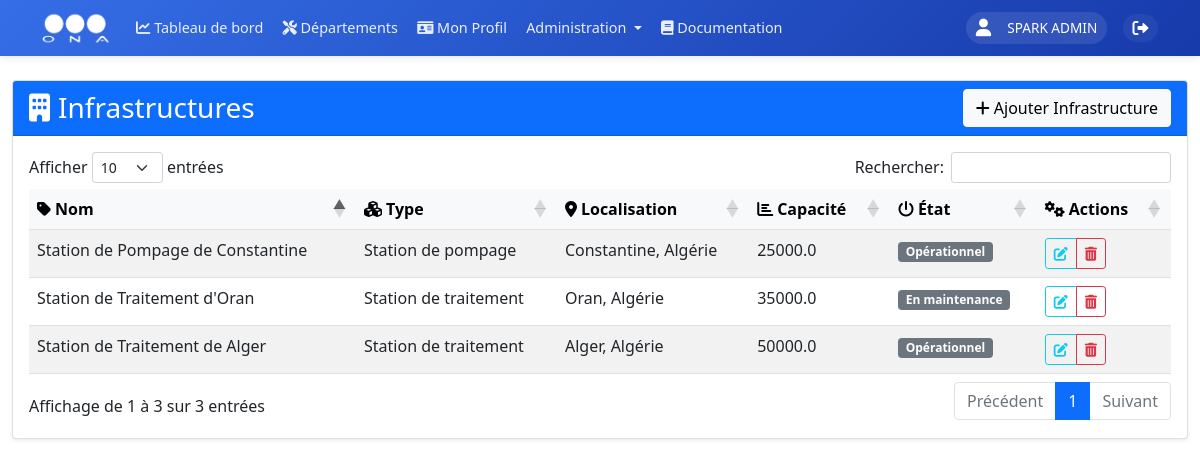
Before: /departements/infrastructures (signed in) with the older database file.
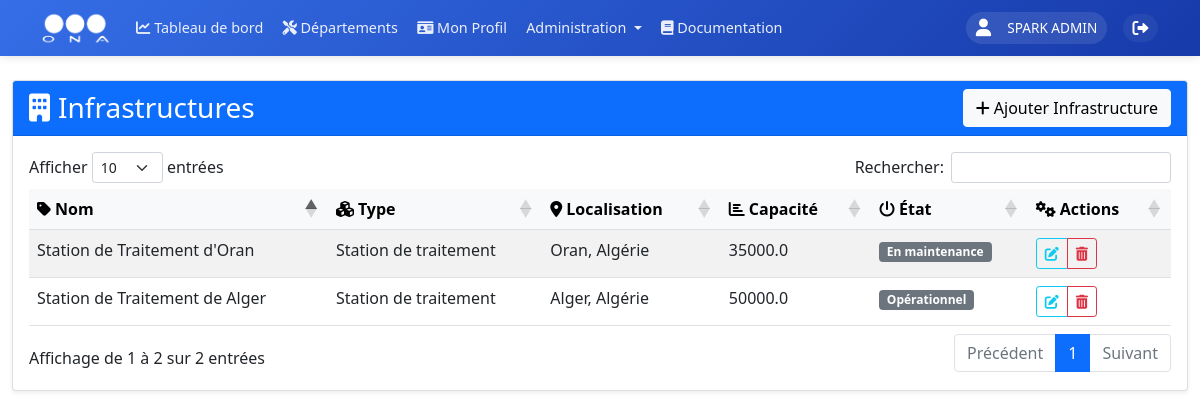
After: the same page with the newer database file.
### models.py (models this page shows, shortened)
class User(UserMixin, db.Model):
    __tablename__ = 'users'
    id = db.Column(db.Integer, primary_key=True)
    username = db.Column(db.String(80), unique=True, nullable=False, index=True)
    nickname = db.Column(db.String(80), index=True)
    email = db.Column(db.String(120), unique=True, nullable=True, index=True)
    password_hash = db.Column(db.String(128))
    role = db.Column(db.String(20), nullable=False, default=UserRole.UTILISATEUR, index=True)
    is_active = db.Column(db.Boolean, default=True, index=True)
    last_login = db.Column(db.DateTime, index=True)
    unit_id = db.Column(db.Integer, db.ForeignKey('units.id', ondelete='SET NULL'), nullable=True, index=True)
    zone_id = db.Column(db.Integer, db.ForeignKey('zones.id', ondelete='SET NULL'), nullable=True, index=True)
    created_at = db.Column(db.DateTime, default=datetime.utcnow, index=True)
    updated_at = db.Column(db.DateTime, default=datetime.utcnow, onupdate=datetime.utcnow, index=True)
    profile = db.relationship('UserProfile', backref='user', uselist=False, lazy=True, cascade='all, delete-orphan')
    incidents = db.relationship('Incident', backref='author', lazy=True)

class Infrastructure(db.Model):
    __tablename__ = 'infrastructures'
    id = db.Column(db.Integer, primary_key=True)
    nom = db.Column(db.String(200), nullable=False, index=True)
    type = db.Column(db.String(100), nullable=False, index=True)
    localisation = db.Column(db.String(200), nullable=False)
    capacite = db.Column(db.Float, nullable=False)
    etat = db.Column(db.String(50), nullable=False, default='Opérationnel', index=True)
    created_at = db.Column(db.DateTime, default=datetime.utcnow, index=True)
    updated_at = db.Column(db.DateTime, default=datetime.utcnow, onupdate=datetime.utcnow, index=True)

### routes/infrastructures.py (the view)
@infrastructures.route('/infrastructures', methods=['GET'])
@login_required
def list_infrastructures():
    try:
        infrastructures = Infrastructure.query.all()
        return render_template('departement/exploitation/infrastructures/infrastructures.html',
                               infrastructures=infrastructures)
    except SQLAlchemyError as e:
        db.session.rollback()
        logger.error(f"Error listing infrastructures: {str(e)}")
        return jsonify({'error': str(e)}), 500

### app.py (called while the page is built)
@login_manager.user_loader
def load_user(user_id):
    return db.session.get(User, int(user_id))

### templates/departement/exploitation/infrastructures/infrastructures.html (shortened to what this page needs)
{% extends "departement/exploitation.html" %}
{% block content %}
<div class="container-fluid mt-4">
    <div class="card shadow-sm">
        <div class="card-header bg-primary text-white d-flex justify-content-between align-items-center">
            <h3 class="card-title mb-0 d-flex align-items-center">
                <i class="fas fa-building me-2"></i>Infrastructures
            </h3>
            <button type="button" class="btn btn-light" data-bs-toggle="modal" data-bs-target="#infrastructureModal">
                <i class="fas fa-plus me-1"></i>Ajouter Infrastructure
            </button>
        </div>
        <div class="card-body">
            <table id="infrastructuresTable" class="table table-hover table-striped">
                <thead class="table-light">
                    <tr>
                        <th><i class="fas fa-tag me-1"></i>Nom</th>
                        <th><i class="fas fa-cubes me-1"></i>Type</th>
                        <th><i class="fas fa-map-marker-alt me-1"></i>Localisation</th>
                        <th><i class="fas fa-chart-bar me-1"></i>Capacité</th>
                        <th><i class="fas fa-power-off me-1"></i>État</th>
                        <th><i class="fas fa-cogs me-1"></i>Actions</th>
                    </tr>
                </thead>
                <tbody>
                    {% for infrastructure in infrastructures %}
                    <tr class="infrastructure-row" data-id="{{ infrastructure.id }}" style="cursor: pointer;">
                        <td>{{ infrastructure.nom }}</td>
                        <td>{{ infrastructure.type }}</td>
                        <td>{{ infrastructure.localisation }}</td>
                        <td>{{ infrastructure.capacite }}</td>
                        <td>
                            {% if infrastructure.etat == 'OPERATIONNEL' %}
                            <span class="badge bg-success"><i class="fas fa-check-circle me-1"></i>Opérationnel</span>
                            {% elif infrastructure.etat == 'MAINTENANCE' %}
                            <span class="badge bg-warning"><i class="fas fa-wrench me-1"></i>En maintenance</span>
                            {% elif infrastructure.etat == 'PANNE' %}
                            <span class="badge bg-danger"><i class="fas fa-exclamation-triangle me-1"></i>En panne</span>
                            {% else %}
                            <span class="badge bg-secondary">{{ infrastructure.etat }}</span>
                            {% endif %}
                        </td>
                        <td>
                            <div class="btn-group" role="group">
                                <button class="btn btn-sm btn-outline-info" title="Éditer">
                                    <i class="fas fa-edit"></i>
                                </button>
                                <button class="btn btn-sm btn-outline-danger delete-infrastructure" data-id="{{ infrastructure.id }}" title="Supprimer">
                                    <i class="fas fa-trash-alt"></i>
                                </button>
                            </div>
                        </td>
                    </tr>
                    {% endfor %}
                </tbody>
            </table>
        </div>
    </div>
</div>
{% endblock %}

### templates/departement/exploitation.html (shortened to what this page needs)
{% extends "base/base.html" %}

### templates/base/base.html (shortened to what this page needs)
<!DOCTYPE html>
<html lang="fr" dir="ltr">
<head>
    <link href="https://cdn.jsdelivr.net/npm/bootstrap@5.1.3/dist/css/bootstrap.min.css" rel="stylesheet">
    <link href="https://cdnjs.cloudflare.com/ajax/libs/font-awesome/6.0.0/css/all.min.css" rel="stylesheet">
    <link rel="stylesheet" href="https://unpkg.com/leaflet@1.9.4/dist/leaflet.css" />
    <link rel="stylesheet" href="https://cdn.datatables.net/1.11.5/css/dataTables.bootstrap5.min.css">
</head>
<body>
    <nav class="navbar navbar-expand-lg sticky-top">
        <div class="container">
            <a class="navbar-brand" href="{{ url_for('main_dashboard.dashboard') }}">
                <img src="{{ url_for('static', filename='images/ona_logo.png') }}" alt="ONA">
            </a>
            <div class="collapse navbar-collapse" id="navbarNav">
                <ul class="navbar-nav me-auto mb-2 mb-lg-0">
                    <li class="nav-item">
                        <a class="nav-link" href="{{ url_for('main_dashboard.dashboard') }}">
                            <i class="fas fa-chart-line"></i>
                            <span>Tableau de bord</span>
                        </a>
                    </li>
                    <li class="nav-item">
                        <a class="nav-link" href="{{ url_for('departements') }}">
                            <i class="fas fa-tools"></i>
                            <span>Départements</span>
                        </a>
                    </li>
                    {% if current_user.is_authenticated %}
                    <li class="nav-item">
                        <a class="nav-link" href="{{ url_for('profiles.view_profile') }}">
                            <i class="fas fa-id-card"></i>
                            <span>Mon Profil</span>
                        </a>
                    </li>
                    {% if current_user.role == 'Admin' %}
                    <li class="nav-item dropdown">
                        <a class="nav-link dropdown-toggle" href="#" id="adminDropdown" role="button" data-bs-toggle="dropdown">
                            Administration
                        </a>
                    </li>
                    {% endif %}
                    {% endif %}
                    <li class="nav-item">
                        <a class="nav-link {% if active_page == 'documentation' %}active{% endif %}" href="{{ url_for('documentation.view_documentation') }}">
                            <i class="fas fa-book"></i> Documentation
                        </a>
                    </li>
                </ul>
                <div class="user-section">
                    <div class="d-flex align-items-center">
                        {% if current_user.is_authenticated %}
                            <div class="user-info">
                                <i class="fas fa-user me-2"></i>
                                <span>
                                    {% if current_user.nickname %}
                                        {{ current_user.nickname }}
                                    {% else %}
                                        {{ current_user.username }}
                                    {% endif %}
                                </span>
                            </div>
                            <a href="{{ url_for('auth.logout') }}" class="logout-btn text-white text-decoration-none ms-2" title="Déconnexion">
                                <i class="fas fa-sign-out-alt"></i>
                            </a>
                        {% else %}
                            <a href="{{ url_for('auth.login') }}" class="btn btn-light">Connexion</a>
                        {% endif %}
                    </div>
                </div>
            </div>
        </div>
    </nav>
    {% block content %}{% endblock %}
</body>
</html>

### templates/base/base.html (style rules this page uses)
:root { --ona-primary: #356ee7; --ona-secondary: #173aaa; --ona-accent: #95C11F; --ona-dark: #2b2d42; --ona-light: #f8f9fa; --transition: all 0.3s ease-in-out; }
.navbar { background: linear-gradient(135deg, var(--ona-primary) 0%, var(--ona-secondary) 100%); box-shadow: 0 2px 8px rgba(0, 0, 0, 0.1); padding: 0.75rem 0; position: sticky; top: 0; z-index: 1000; height: 56px; }
.navbar-brand { display: flex; align-items: center; padding: 0; margin-right: 2rem; }
.navbar-brand img { height: 40px; width: auto; transition: var(--transition); filter: brightness(0) invert(1); }
.nav-link { color: rgba(255, 255, 255, 0.9) !important; padding: 0.5rem 1rem !important; border-radius: 50px; transition: var(--transition); font-weight: 500; }
.user-info { color: white; display: flex; align-items: center; gap: 0.5rem; padding: 0.5rem 1rem; border-radius: 50px; background: rgba(255, 255, 255, 0.1); margin-right: 1rem; }
.user-info i { font-size: 1.1rem; }
.logout-btn { color: rgba(255, 255, 255, 0.9); padding: 0.5rem 1rem; border-radius: 50px; text-decoration: none; transition: var(--transition); display: flex; align-items: center; gap: 0.5rem; background: rgba(255, 255, 255, 0.05); }
@media (max-width: 1366px) { .navbar { padding: 0.5rem 0; } }
@media (max-width: 1366px) { .navbar-brand img { height: 35px; } }
@media (max-width: 1366px) { .nav-link { padding: 0.4rem 0.8rem !important; font-size: 0.95rem; } }
@media (max-width: 1366px) { .user-info { padding: 0.4rem 0.8rem; font-size: 0.9rem; } }
@media (max-width: 1366px) { .logout-btn { padding: 0.4rem 0.8rem; } }
@media (max-width: 1200px) { .navbar-brand { margin-right: 1rem; } }
@media (max-width: 1200px) { .nav-link { padding: 0.35rem 0.6rem !important; font-size: 0.9rem; } }
@media (max-width: 1200px) { .user-info { padding: 0.35rem 0.6rem; font-size: 0.85rem; margin-right: 0.5rem; } }
@media (max-width: 1200px) { .logout-btn { padding: 0.35rem 0.6rem; } }
.container-fluid { padding-top: 0; margin-top: 0; }

Changed rows visible on the page:
removed Infrastructure: nom "Station de Pompage de Constantine", type "Station de pompage", localisation "Constantine, Algérie", capacite "25000.0", etat "Opérationnel"
Other visible differences:
text written by a page script: "Afficher entrées Rechercher: Affichage de 1 à 3 sur 3 entrées Précédent 1 Suivant" → "Afficher entrées Rechercher: Affichage de 1 à 2 sur 2 entrées Précédent 1 Suivant"
